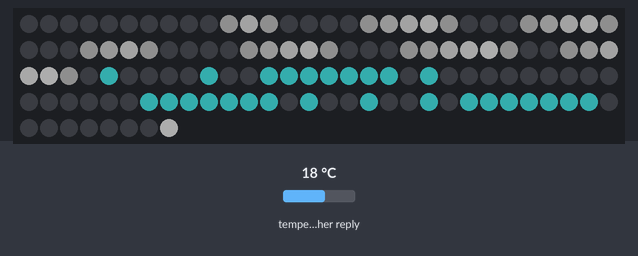
This sketch was run on a simulated ESP32. Parts: 128 RGB LEDs in strip order, left to right, continuing on the next row. The inputs (shaded band) are chosen by the test bench; at power-on: temperature in the weather reply 18 °C. Dim RGB values are drawn brighter than linear; WiFi joins after 1.5 s; servers stay silent unless stated; EEPROM starts erased; web services answer with replies made up by the test bench; what the sketch prints to the serial monitor is not drawn.

Above: at 2.28 s.
At 20.71 s:
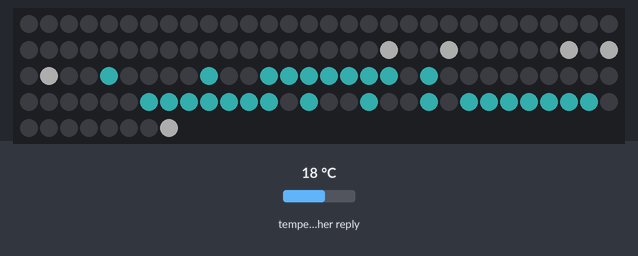
At 39.64 s:
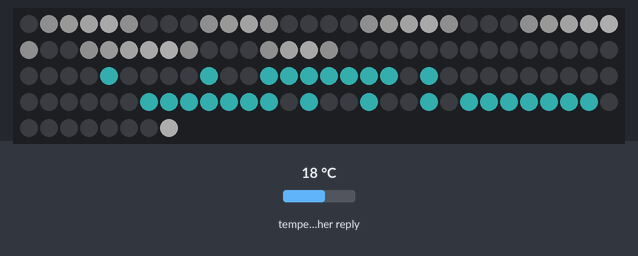

The sketch:

PixelSky.ino
```cpp
/*
  ESP32 Weather Station with dual 8x8 WS2812 LED matrix
  - Left 8x8 panel: displays weather animation
  - Right 8x8 panel: displays current temperature
  - Weather data from Open-Meteo API (no API key needed)
  - WiFi config via WiFiManager AP portal
  - ArduinoOTA support for wireless firmware update

  Required libraries:
  - Adafruit_NeoPixel
  - ArduinoJson
  - WiFiManager (by tzapu)
  - ArduinoOTA (built-in for ESP32)
  - WiFi / WebServer / HTTPClient (built-in for ESP32)

  Hardware wiring (ESP32):
  - 3.3V  -> ESP32 3.3V
  - GND   -> ESP32 GND
  - WS2812 DIN -> GPIO 13
  - Config button -> GPIO 0 (optional, pull to GND to reset config)
  - Two 8x8 panels chained: left panel first, right panel    v     second
  - Each panel uses sequential row-major pixel layout (not zigzag)
  - Display is rotated 90° clockwise
*/

#include <WiFi.h>
#include <WiFiManager.h>
#include <ArduinoOTA.h>
#include <Preferences.h>
#include <Adafruit_NeoPixel.h>
#include <ArduinoJson.h>
#include <HTTPClient.h>
#include <WiFiClientSecure.h>

#include "weather_icons.h"
#include "temperature_range.h"
#include "default_animation.h"

// ======================== USER CONFIGURATION ========================

// LED settings
#define LED_PIN       13
#define LED_COUNT     128     // two 8x8 panels
#define BRIGHTNESS    50      // 0-255

// Panel offsets
#define WEATHER_PANEL_OFFSET  0    // Left panel:  LED 0-63
#define TEMP_PANEL_OFFSET     64   // Right panel: LED 64-127

// Open-Meteo settings
#define UPDATE_INTERVAL_MS  600000L  // update weather every 10 minutes
#define TIMEOUT_MS          10000    // HTTP request timeout

// WiFiManager settings
#define AP_SSID     "WeatherStation-Config"
#define AP_PASSWORD "12345678"
#define CONFIG_PORTAL_TIMEOUT_S  180  // 3 minutes

// OTA settings
#define OTA_PASSWORD "12345678"

// Config reset button (hold GPIO0 LOW for 3s to clear WiFi settings)
#define CONFIG_TRIGGER_PIN  0
#define TRIGGER_HOLD_MS     3000

// Display refresh rate limit (keeps WiFi/OTA stable)
#define DISPLAY_INTERVAL_MS 33  // ~30 FPS

// ======================== GLOBAL VARIABLES ========================

Adafruit_NeoPixel strip(LED_COUNT, LED_PIN, NEO_GRB + NEO_KHZ800);

WiFiManager wm;
Preferences prefs;

// Stored configuration
float cfgLatitude  = 39.9042;   // default: Beijing
float cfgLongitude = 116.4074;

// Current weather data
float currentTemperature = 25.0;
int currentWeatherCode   = 0;
bool weatherAvailable    = false;
unsigned long lastWeatherUpdate = 0;

// Animation state
int currentWeatherIcon = WEATHER_SUNNY;
int currentFrame       = 0;
unsigned long lastFrameTime = 0;
unsigned long lastDisplayUpdate = 0;

// System state
bool configPortalActive = false;
bool wifiConnected = false;  // ESP32 是否已连上网：false 时播放默认动画

// 默认动画：仅在 ESP32 没连上网时播放（来自 default_animation.h）。
// 共 11 帧，帧间延迟 800ms，显示在左侧面板；右侧温度面板熄灭。
#define DEFAULT_ANIMATION_FRAME_COUNT  11
#define DEFAULT_ANIMATION_FRAME_DELAY  800

// Reconnect cadence in offline mode (ms between attempts)
#define OFFLINE_RECONNECT_INTERVAL_MS 10000

// ======================== FORWARD DECLARATIONS ========================

void loadConfig();
void saveConfig();
void setupOTA();
void checkConfigTrigger();
void configModeCallback(WiFiManager* myWiFiManager);
void fetchWeather();
void mapWeatherCodeToIcon();
void updateDisplay();
void displayFrame(const uint32_t* framePtr, int offset);
void clearLeds();
void playDefaultAnimation();

// ======================== SETUP ========================

void setup() {
  Serial.begin(115200);
  delay(500);
  Serial.println("\n\nESP32 Weather Station starting...");

  // Optional config reset button
  pinMode(CONFIG_TRIGGER_PIN, INPUT_PULLUP);

  // Initialize LED strip
  strip.begin();
  strip.show();
  strip.setBrightness(BRIGHTNESS);
  clearLeds();

  // Load saved config (latitude/longitude)
  loadConfig();

  // Check if user wants to reset WiFi config
  if (digitalRead(CONFIG_TRIGGER_PIN) == LOW) {
    Serial.println("Config trigger detected, resetting WiFi settings...");
    wm.resetSettings();
    delay(1000);
    ESP.restart();
  }

  // Setup WiFiManager
  wm.setConfigPortalTimeout(CONFIG_PORTAL_TIMEOUT_S);
  wm.setAPCallback(configModeCallback);

  // Custom parameters for lat/lon
  char latBuf[12], lonBuf[12];
  dtostrf(cfgLatitude,  0, 4, latBuf);
  dtostrf(cfgLongitude, 0, 4, lonBuf);

  WiFiManagerParameter custom_lat("lat", "Latitude",  latBuf, 12);
  WiFiManagerParameter custom_lon("lon", "Longitude", lonBuf, 12);
  wm.addParameter(&custom_lat);
  wm.addParameter(&custom_lon);

  // Try to connect, or start config portal
  bool connected = wm.autoConnect(AP_SSID, AP_PASSWORD);

  if (connected) {
    wifiConnected = true;
    Serial.println("\nWiFi connected!");
    Serial.println("IP: " + WiFi.localIP().toString());

    // Save lat/lon from portal
    cfgLatitude  = atof(custom_lat.getValue());
    cfgLongitude = atof(custom_lon.getValue());
    saveConfig();

    // Start OTA
    setupOTA();

    // Fetch weather immediately
    fetchWeather();
  } else {
    // Offline mode: keep running so the default Tetris animation can play.
    // WiFi will be re-attempted periodically from loop().
    wifiConnected = false;
    Serial.println("\nWiFi not connected - entering offline mode.");
    Serial.println("Playing default Tetris animation on weather panel.");
  }
}

// ======================== LOOP ========================

void loop() {
  // Handle OTA updates (only meaningful once WiFi is up)
  if (wifiConnected) {
    ArduinoOTA.handle();
  }

  // Check config reset button
  checkConfigTrigger();

  // Track WiFi state and handle (re)connection
  bool currentlyConnected = (WiFi.status() == WL_CONNECTED);

  if (currentlyConnected) {
    // Just (re)connected?
    if (!wifiConnected) {
      wifiConnected = true;
      Serial.println("\nWiFi (re)connected!");
      Serial.println("IP: " + WiFi.localIP().toString());
      // Start OTA now that we have WiFi (it is a no-op if already started)
      setupOTA();
      // Reset weather fetch timer so we fetch immediately
      lastWeatherUpdate = 0;
      // Reset animation frame so weather icon starts clean
      currentFrame = 0;
    }
  } else {
    // Was connected, now lost? Or still offline?
    if (wifiConnected) {
      wifiConnected = false;
      Serial.println("WiFi lost - switching to offline Tetris animation.");
      currentFrame = 0;
    }

    // Periodically attempt to reconnect (no restart on failure)
    static unsigned long lastReconnectAttempt = 0;
    if (millis() - lastReconnectAttempt > OFFLINE_RECONNECT_INTERVAL_MS) {
      lastReconnectAttempt = millis();
      Serial.println("Offline: attempting WiFi.reconnect()...");
      WiFi.reconnect();
    }
  }

  // Fetch weather periodically (only when connected)
  if (wifiConnected && (millis() - lastWeatherUpdate > UPDATE_INTERVAL_MS)) {
    fetchWeather();
  }

  // Update display at limited frame rate
  if (millis() - lastDisplayUpdate >= DISPLAY_INTERVAL_MS) {
    lastDisplayUpdate = millis();
    updateDisplay();
  }

  delay(1);  // yield to WiFi/OTA tasks
}

// ======================== CONFIGURATION ========================

void loadConfig() {
  prefs.begin("weather_cfg", false);
  cfgLatitude  = prefs.getFloat("lat", 39.9042);
  cfgLongitude = prefs.getFloat("lon", 116.4074);
  prefs.end();

  Serial.println("Loaded config:");
  Serial.println("  Lat:  " + String(cfgLatitude, 4));
  Serial.println("  Lon:  " + String(cfgLongitude, 4));
}

void saveConfig() {
  prefs.begin("weather_cfg", false);
  prefs.putFloat("lat", cfgLatitude);
  prefs.putFloat("lon", cfgLongitude);
  prefs.end();

  Serial.println("Config saved:");
  Serial.println("  Lat: " + String(cfgLatitude, 4));
  Serial.println("  Lon: " + String(cfgLongitude, 4));
}

void configModeCallback(WiFiManager* myWiFiManager) {
  configPortalActive = true;
  Serial.println("\n=================================");
  Serial.println("Config portal started!");
  Serial.println("Connect to WiFi: " + String(AP_SSID));
  Serial.println("Password: " + String(AP_PASSWORD));
  Serial.println("Then open: http://" + WiFi.softAPIP().toString());
  Serial.println("=================================\n");
}

void checkConfigTrigger() {
  static bool lastState = HIGH;
  static unsigned long pressStart = 0;

  bool currentState = digitalRead(CONFIG_TRIGGER_PIN);

  if (lastState == HIGH && currentState == LOW) {
    pressStart = millis();
  }

  if (lastState == LOW && currentState == LOW) {
    if (millis() - pressStart >= TRIGGER_HOLD_MS) {
      Serial.println("\nConfig trigger held, resetting WiFi settings and restarting...");
      wm.resetSettings();
      delay(1000);
      ESP.restart();
    }
  }

  lastState = currentState;
}

void setupOTA() {
  ArduinoOTA.setHostname("weather-station");
  ArduinoOTA.setPassword(OTA_PASSWORD);

  ArduinoOTA.onStart([]() {
    Serial.println("OTA update starting...");
    clearLeds();
    strip.show();
  });

  ArduinoOTA.onEnd([]() {
    Serial.println("\nOTA update finished!");
  });

  ArduinoOTA.onProgress([](unsigned int progress, unsigned int total) {
    Serial.printf("OTA Progress: %u%%\r", (progress / (total / 100)));
  });

  ArduinoOTA.onError([](ota_error_t error) {
    Serial.printf("OTA Error[%u]: ", error);
    if      (error == OTA_AUTH_ERROR)    Serial.println("Auth Failed");
    else if (error == OTA_BEGIN_ERROR)   Serial.println("Begin Failed");
    else if (error == OTA_CONNECT_ERROR) Serial.println("Connect Failed");
    else if (error == OTA_RECEIVE_ERROR) Serial.println("Receive Failed");
    else if (error == OTA_END_ERROR)     Serial.println("End Failed");
  });

  ArduinoOTA.begin();
  Serial.println("OTA ready at weather-station.local or IP " + WiFi.localIP().toString());
}

// ======================== WEATHER FETCHING ========================

void fetchWeather() {
  if (WiFi.status() != WL_CONNECTED) {
    Serial.println("Cannot fetch weather: WiFi not connected");
    return;
  }

  String url = "https://api.open-meteo.com/v1/forecast?latitude=" + String(cfgLatitude, 4)
             + "&longitude=" + String(cfgLongitude, 4)
             + "&current=temperature_2m,weather_code&timezone=auto";

  Serial.println("Fetching: " + url);

  WiFiClientSecure client;
  client.setInsecure();  // skip certificate verification for Open-Meteo

  HTTPClient http;
  http.setTimeout(TIMEOUT_MS);
  http.begin(client, url);
  int httpCode = http.GET();

  if (httpCode == 200) {
    String payload = http.getString();
    Serial.println("Weather data received.");

    StaticJsonDocument<1024> doc;
    DeserializationError error = deserializeJson(doc, payload);

    if (!error) {
      JsonObject current = doc["current"];
      currentTemperature = current["temperature_2m"] | 25.0;
      currentWeatherCode = current["weather_code"] | 0;
      weatherAvailable   = true;
      lastWeatherUpdate  = millis();

      Serial.print("Temperature: "); Serial.println(currentTemperature);
      Serial.print("Weather code: "); Serial.println(currentWeatherCode);

      mapWeatherCodeToIcon();
    } else {
      Serial.print("JSON parse failed: ");
      Serial.println(error.c_str());
    }
  } else {
    Serial.print("HTTP error code: ");
    Serial.println(httpCode);
  }

  http.end();
}

void mapWeatherCodeToIcon() {
  int code = currentWeatherCode;

  if (code == 0 || code == 1 || code == 2) {
    currentWeatherIcon = WEATHER_SUNNY;
  } else if (code == 3 || code == 45 || code == 48) {
    currentWeatherIcon = WEATHER_CLOUDY;
  } else if ((code >= 51 && code <= 67) || (code >= 71 && code <= 86)) {
    currentWeatherIcon = WEATHER_RAINY;
  } else if (code == 95) {
    currentWeatherIcon = WEATHER_LIGHTNING;
  } else if (code == 96 || code == 99) {
    currentWeatherIcon = WEATHER_LIGHTNING_RAIN;
  } else {
    currentWeatherIcon = WEATHER_SUNNY;
  }

  Serial.print("Selected icon: ");
  Serial.println(weatherIcons[currentWeatherIcon].name);
}

// ======================== DISPLAY ========================

void displayFrame(const uint32_t* framePtr, int offset) {
  // Direct sequential mapping (same as LedMatrix.ino)
  // Data is pre-rotated 90° CW in the .h files
  for (int i = 0; i < 64; i++) {
    uint32_t color = pgm_read_dword(&framePtr[i]);

    uint8_t r = (color >> 16) & 0xFF;
    uint8_t g = (color >> 8) & 0xFF;
    uint8_t b = color & 0xFF;

    strip.setPixelColor(offset + i, strip.Color(r, g, b));
  }
}

void displayWeatherIcon(int iconIndex, int frameIndex) {
  WeatherIcon icon = weatherIcons[iconIndex];

  if (frameIndex < 0) frameIndex = 0;
  if (frameIndex >= icon.frameCount) frameIndex = icon.frameCount - 1;

  // Read frame pointer from PROGMEM
  const uint32_t* framePtr;
  memcpy_P(&framePtr, &icon.frames[frameIndex], sizeof(uint32_t*));

  displayFrame(framePtr, WEATHER_PANEL_OFFSET);
}

void displayTemperature(int temp) {
  // Clamp to available range: -30 to 40
  if (temp < TEMP_MIN) temp = TEMP_MIN;
  if (temp > TEMP_MAX) temp = TEMP_MAX;

  int index = temp - TEMP_MIN;  // -30 -> 0, 40 -> 70

  // Read frame pointer from PROGMEM
  const uint32_t* framePtr;
  memcpy_P(&framePtr, &tempFrameData[index], sizeof(uint32_t*));

  displayFrame(framePtr, TEMP_PANEL_OFFSET);
}

void updateDisplay() {
  // ESP32 没连上网时（!wifiConnected）：在左侧面板播放默认动画
  // （来自 default_animation.h），右侧温度面板保持熄灭。
  // 连上网后才会执行下面的天气+温度显示逻辑。
  if (!wifiConnected) {
    playDefaultAnimation();
    return;
  }

  // Online: normal weather + temperature display
  // Select weather icon
  const WeatherIcon& icon = weatherIcons[currentWeatherIcon];

  // Advance animation frame
  if (millis() - lastFrameTime >= icon.frameDelay) {
    lastFrameTime = millis();
    currentFrame++;
    if (currentFrame >= icon.frameCount) {
      currentFrame = 0;
    }
  }

  // Draw weather animation on left panel
  displayWeatherIcon(currentWeatherIcon, currentFrame);

  // Draw temperature on right panel
  int displayTemp = round(currentTemperature);
  displayTemperature(displayTemp);

  strip.show();
}

// 当 ESP32 没连上网时播放默认动画。
// 在左侧面板播放 default_animation.h 中的动画，
// 右侧温度面板保持熄灭（因为离线时没有温度数据）。
// 仅在 !wifiConnected 时由 updateDisplay() 调用。
void playDefaultAnimation() {
  if (millis() - lastFrameTime >= DEFAULT_ANIMATION_FRAME_DELAY) {
    lastFrameTime = millis();
    currentFrame++;
    if (currentFrame >= DEFAULT_ANIMATION_FRAME_COUNT) {
      currentFrame = 0;
    }
  }

  const uint32_t* framePtr;
  memcpy_P(&framePtr, &frameData[currentFrame], sizeof(uint32_t*));
  displayFrame(framePtr, WEATHER_PANEL_OFFSET);

  for (int i = 0; i < 64; i++) {
    strip.setPixelColor(TEMP_PANEL_OFFSET + i, 0);
  }

  strip.show();
}

void clearLeds() {
  strip.clear();
}
```

Source omitted: default_animation.h (8547 bytes), temperature_range.h (51783 bytes), weather_icons.h (66956 bytes)
